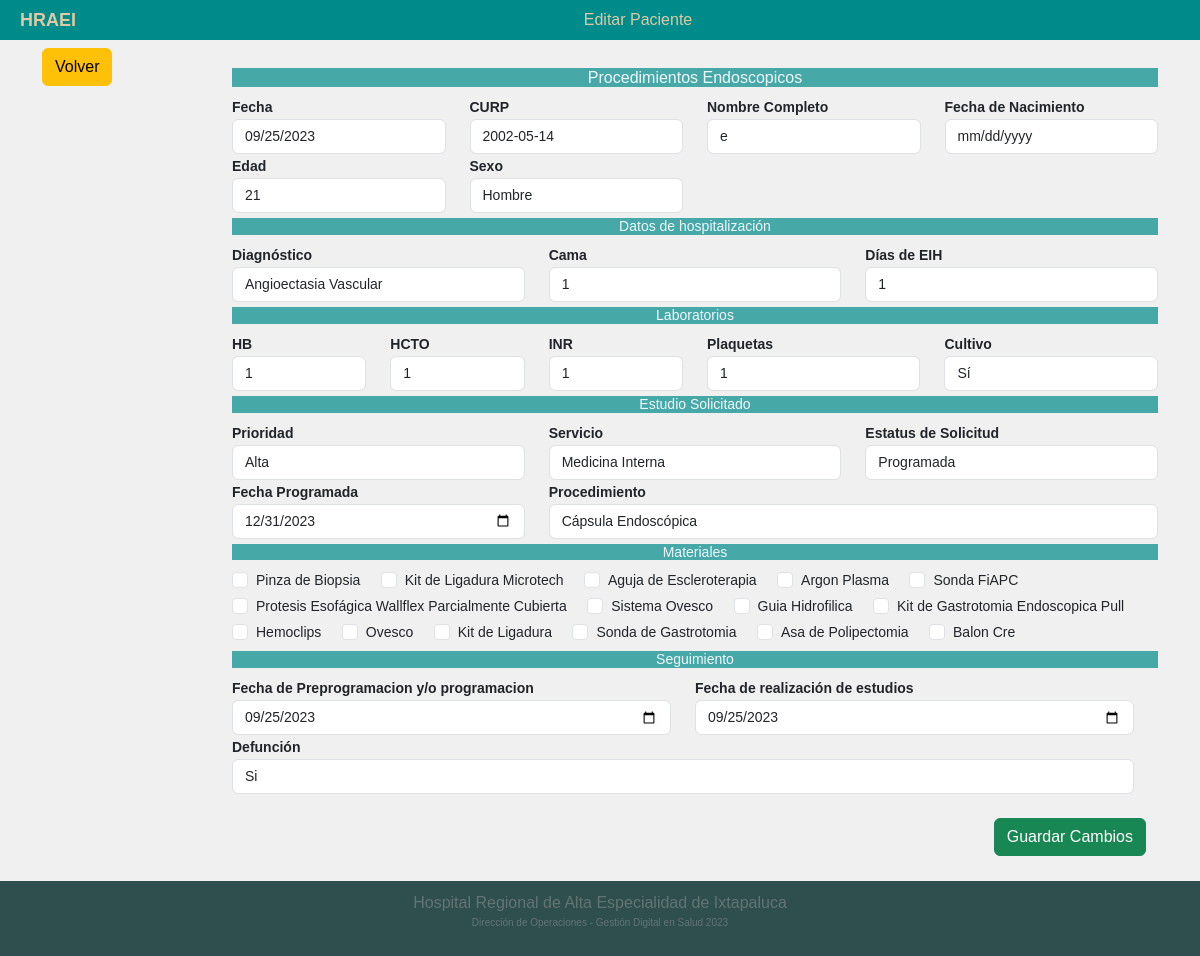
Page /endoscopia/editar_endoscopia.php?id=1 on the committed database.
### tables this page shows
CREATE TABLE `pacientes` (
  `id_paciente` int(11) NOT NULL,
  `fecha_registro` date DEFAULT NULL,
  `nombre_paciente` varchar(50) DEFAULT NULL,
  `curp` varchar(20) NOT NULL,
  `fecha_nacimiento` date NOT NULL,
  `edad` int(11) DEFAULT NULL,
  `sexo` varchar(10) DEFAULT NULL
);

CREATE TABLE `hospitalizacion` (
  `diagnostico` varchar(100) NOT NULL,
  `cama` int(11) NOT NULL,
  `dias_eih` int(11) NOT NULL,
  `id_paciente` int(11) NOT NULL
);

CREATE TABLE `laboratorio` (
  `hb` int(11) NOT NULL,
  `hcto` int(11) NOT NULL,
  `plaquetas` int(11) NOT NULL,
  `inr` int(11) NOT NULL,
  `cultivo` varchar(5) NOT NULL,
  `id_paciente` int(11) NOT NULL
);

CREATE TABLE `estudios` (
  `procedimiento` varchar(100) NOT NULL,
  `prioridad` varchar(20) NOT NULL,
  `medico_endo` varchar(50) NOT NULL,
  `estatus_solicitud` varchar(20) NOT NULL,
  `fecha_programada` date NOT NULL,
  `id_paciente` int(11) NOT NULL
);

CREATE TABLE `materiales` (
  `Pinza_Biopsia` tinyint(1) NOT NULL,
  `Kit_Ligadura_microtech` tinyint(1) NOT NULL,
  `Aguja_Escleroterapia` tinyint(1) NOT NULL,
  `Argon_Plasma` tinyint(1) NOT NULL,
  `Sonda_FiAPC` tinyint(1) NOT NULL,
  `Protesis_Esofagica_Wallflex` tinyint(1) NOT NULL,
  `Sistema_Ovesco` tinyint(1) NOT NULL,
  `Guia_Hidrofilica` tinyint(1) NOT NULL,
  `Kit_Gastrotomia_Endoscopica_Pull` tinyint(1) NOT NULL,
  `Hemoclips` tinyint(1) NOT NULL,
  `Ovesco` tinyint(1) NOT NULL,
  `Kit_Ligadura` tinyint(1) NOT NULL,
  `Sonda_de_Gastrotomia` tinyint(1) NOT NULL,
  `Asa_de_Polipectomia` tinyint(1) NOT NULL,
  `Balon_Cre` tinyint(1) NOT NULL,
  `id_paciente` int(11) NOT NULL
);

CREATE TABLE `seguimiento` (
  `fecha_pre_programada` date NOT NULL,
  `fecha_estudio` date NOT NULL,
  `defuncion` varchar(7) NOT NULL,
  `id_paciente` int(11) NOT NULL
);

### endoscopia/editar_endoscopia.php (the view, shortened to what the rows shown need)
<?php
    include('php/edit.php');
?>
<!DOCTYPE html>
<html lang="en">
<head>
    <link href="https://cdn.jsdelivr.net/npm/bootstrap@5.3.1/dist/css/bootstrap.min.css" rel="stylesheet">
    <link rel="stylesheet" href="https://cdn.jsdelivr.net/npm/bootstrap-icons@1.10.5/font/bootstrap-icons.css">
    <link rel="stylesheet" href="css/style.css">
</head>
<body>
    <br><br>
    <form id="edit_endoscopia">
        <div class="container"  width="100%" height="800px" style="margin-bottom: 100px;">
            <div class="row">
                <div class="col col-10">
            <div class="row">
                <div class="col-md-3">
                    <strong style="font-size:14px;">Fecha</strong>
                    <input type="date" id="fecha_registro" name="fecha_registro" class="form-control" value="<?php echo $fecha_registro; ?>" style="font-size:14px;" readonly>
                </div>
                <div class="col-md-3" id="idcurp">
                    <strong style="font-size:14px;">CURP</strong>
                    <input type="text" class="form-control" id="curp" name="curp" placeholder="CURP" value="<?php echo $curp; ?>" style="font-size:14px;">
                </div>
                <div class="col-md-3" id="idnombre_paciente">
                    <strong style="font-size:14px;">Nombre Completo</strong>
                    <input id="nombre_paciente" name="nombre_paciente" type="text" class="control form-control" style="font-size:14px;" required value="<?php echo $nombre_paciente; ?>">
                </div>
                <div class="col-md-3">
                    <strong style="font-size:14px;">Fecha de Nacimiento</strong>
                    <input id="fecha" name="fecha" type="date"  onblur="curp2date();" class="control form-control" style="font-size:14px;" readonly value="<?php echo $fecha; ?>">
                </div>
                <div class="col-md-3">
                    <strong style="font-size:14px;">Edad</strong>
                    <input id="edad" name="edad" type="text" class="control form-control" style="font-size:14px;" readonly value="<?php echo $edad; ?>">
                </div>
                <div class="col-md-3">
                    <strong style="font-size:14px;">Sexo</strong>
                    <input type="text" class="control form-control" id="sexo" onclick="curp2date();" name="sexo" style="font-size:14px;" readonly value="<?php echo $sexo; ?>">
                </div>
            </div>
            <div class="row">
                <div class="col-md-4">
                    <strong style="font-size:14px;">Diagnóstico</strong>
                    <select name="diagnostico" id="diagnostico" class="form-control" style="font-size:14px;">
                        <option value="Angioectasia Vascular"<?php if ($diagnostico == 'Angioectasia Vascular') echo 'selected'; ?>>Angioectasia Vascular</option>
                    </select>
                </div>
                <div class="col-md-4">
                    <strong style="font-size:14px;">Cama</strong>
                    <input type="number" name="cama" id="cama" class="form-control" style="font-size:14px;" value="<?php echo $cama; ?>">
                </div>
                <div class="col-md-4">
                    <strong style="font-size:14px;">Días de EIH</strong>
                    <input type="number" name="dias_eih" id="dias_eih" class="form-control" style="font-size:14px;" value="<?php echo $dias_eih; ?>">
                </div>
            </div>
            <div class="row">
                <div class="col-md-2">
                    <strong style="font-size:14px;">HB</strong>
                    <input type="number" name="hb" id="hb" class="form-control" style="font-size:14px;" value="<?php echo $hb; ?>">
                </div>
                <div class="col-md-2">
                    <strong style="font-size:14px;">HCTO</strong>
                    <input type="number" name="hcto" id="hcto" class="form-control" style="font-size:14px;" value="<?php echo $hcto; ?>">
                </div>
                <div class="col-md-2">
                    <strong style="font-size:14px;">INR</strong>
                    <input type="number" name="inr" id="inr" class="form-control" style="font-size:14px;" value="<?php echo $inr; ?>">
                </div>
                <div class="col-md-3">
                    <strong style="font-size:14px;" >Plaquetas</strong>
                    <input type="number" name="plaquetas" id="plaquetas" class="form-control" style="font-size:14px;" value="<?php echo $plaquetas; ?>">
                </div>
                <div class="col-md-3">
                    <strong style="font-size:14px;">Cultivo</strong>
                    <select name="cultivo" id="cultivo" class="form-control" style="font-size:14px;">
                        <option value="Si"<?php if ($cultivo == 'Si') echo 'selected'; ?>>Sí</option>
                    </select>
                </div>
            </div>
            <div class="row">
                <div class="col-md-4">
                    <strong style="font-size:14px;">Prioridad</strong>
                    <select name="prioridad" id="prioridad" class="form-control" style="font-size:14px;">
                        <option value="Alta"<?php if ($prioridad == 'Alta') echo 'selected'; ?>>Alta</option>
                    </select>
                </div>
                <div class="col-md-4">
                    <strong style="font-size:14px;">Servicio</strong>
                    <select name="medico_endo" id="medico_endo" class="form-control" style="font-size:14px;">
                        <option value="Medicina interna"<?php if ($medico_endo == 'Medicina interna') echo 'selected'; ?>>Medicina Interna</option>
                    </select>
                </div>
                <div class="col-md-4">
                    <strong style="font-size:14px;">Estatus de Solicitud</strong>
                    <select name="estatus_solicitud" id="estatus_solicitud" class="form-control" style="font-size:14px;">
                        <option value="Programada"<?php if ($estatus_solicitud == 'Programada') echo 'selected'; ?>>Programada</option>
                    </select>
                </div>
                <div class="col-md-4">
                    <strong style="font-size:14px;">Fecha Programada</strong>
                    <input type="date" name="fecha_programada" id="fecha_programada" class="form-control" style="font-size:14px;" value="<?php echo $fecha_programada; ?>">
                </div>
                <div class="col-md-8">
                    <strong style="font-size:14px;">Procedimiento</strong>
                    <select name="procedimiento_realizado" id="procedimiento_realizado" class="form-control" style="font-size:14px;">
                        <option value="Cápsula Endoscópica"<?php if ($procedimiento == 'Cápsula Endoscópica') echo 'selected'; ?>>Cápsula Endoscópica</option>
                    </select>
                </div>
                <div class="col-md-12">
                    <div class="form-check form-check-inline">
                        <input class="form-check-input" type="checkbox" id="Pinza_Biopsia" name="Pinza_Biopsia" value="Pinza_Biopsia"<?php if ($Pinza_Biopsia == 1) echo "checked"; ?>>
                        <label class="form-check-label" for="Pinza_Biopsia" style="font-size:14px;">Pinza de Biopsia</label>
                    </div>
                    <div class="form-check form-check-inline">
                        <input class="form-check-input" type="checkbox" id="Kit_Ligadura_micro" name="Kit_Ligadura_micro" value="Kit_Ligadura_micro"<?php if ($Kit_Ligadura_microtech == 1) echo "checked"; ?>>
                        <label class="form-check-label" for="Kit_Ligadura_micro" style="font-size:14px;">Kit de Ligadura Microtech</label>
                    </div>
                    <div class="form-check form-check-inline">
                        <input class="form-check-input" type="checkbox" id="Aguja_Escleroterapia" name="Aguja_Escleroterapia" value="Aguja_Escleroterapia"<?php if ($Aguja_Escleroterapia == 1) echo "checked"; ?>>
                        <label class="form-check-label" for="Aguja_Escleroterapia" style="font-size:14px;">Aguja de Escleroterapia</label>
                    </div>
                    <div class="form-check form-check-inline">
                        <input class="form-check-input" type="checkbox" id="Argon_Plasma" name="Argon_Plasma" value="Argon_Plasma"<?php if ($Argon_Plasma == 1) echo "checked"; ?>>
                        <label class="form-check-label" for="Argon_Plasma" style="font-size:14px;">Argon Plasma</label>
                    </div>
                    <div class="form-check form-check-inline">
                        <input class="form-check-input" type="checkbox" id="Sonda_FiAPC" name="Sonda_FiAPC" value="Sonda_FiAPC"<?php if ($Sonda_FiAPC == 1) echo "checked"; ?>>
                        <label class="form-check-label" for="Sonda_FiAPC" style="font-size:14px;">Sonda FiAPC</label>
                    </div>
                    <div class="form-check form-check-inline">
                        <input class="form-check-input" type="checkbox" id="Protesis_Esofagica_Wallflex" name="Protesis_Esofagica_Wallflex" value="Protesis_Esofagica_Wallflex"<?php if ($Protesis_Esofagica_Wallflex == 1) echo "checked"; ?>>
                        <label class="form-check-label" for="Protesis_Esofagica_Wallflex" style="font-size:14px;">Protesis Esofágica Wallflex Parcialmente Cubierta</label>
                    </div>
                    <div class="form-check form-check-inline">
                        <input class="form-check-input" type="checkbox" id="Sistema_Ovesco" name="Sistema_Ovesco" value="Sistema_Ovesco"<?php if ($Sistema_Ovesco == 1) echo "checked"; ?>>
                        <label class="form-check-label" for="Sistema_Ovesco" style="font-size:14px;">Sistema Ovesco</label>
                    </div>
                    <div class="form-check form-check-inline">
                        <input class="form-check-input" type="checkbox" id="Guia_Hidrofilica" name="Guia_Hidrofilica" value="Guia_Hidrofilica"<?php if ($Guia_Hidrofilica == 1) echo "checked"; ?>>
                        <label class="form-check-label" for="Guia_Hidrofilica" style="font-size:14px;">Guia Hidrofilica</label>
                    </div>
                    <div class="form-check form-check-inline">
                        <input class="form-check-input" type="checkbox" id="Kit_Gastrotomia_Endoscopica_Pull" name="Kit_Gastrotomia_Endoscopica_Pull" value="Kit_Gastrotomia_Endoscopica_Pull"<?php if ($Kit_Gastrotomia_Endoscopica_Pull == 1) echo "checked"; ?>>
                        <label class="form-check-label" for="Kit_Gastrotomia_Endoscopica_Pull" style="font-size:14px;">Kit de Gastrotomia Endoscopica Pull</label>
                    </div>
                    <div class="form-check form-check-inline">
                        <input class="form-check-input" type="checkbox" id="Hemoclips" name="Hemoclips" value="Hemoclips"<?php if ($Hemoclips == 1) echo "checked"; ?>>
                        <label class="form-check-label" for="Hemoclips" style="font-size:14px;">Hemoclips</label>
                    </div>
                    <div class="form-check form-check-inline">
                        <input class="form-check-input" type="checkbox" id="Ovesco" name="Ovesco" value="Ovesco"<?php if ($Ovesco == 1) echo "checked"; ?>>
                        <label class="form-check-label" for="Ovesco" style="font-size:14px;">Ovesco</label>
                    </div>
                    <div class="form-check form-check-inline">
                        <input class="form-check-input" type="checkbox" id="Kit_Ligadura" name="Kit_Ligadura" value="Kit_Ligadura"<?php if ($Kit_Ligadura == 1) echo "checked"; ?>>
                        <label class="form-check-label" for="Kit_Ligadura" style="font-size:14px;">Kit de Ligadura</label>
                    </div>
                    <div class="form-check form-check-inline">
                        <input class="form-check-input" type="checkbox" id="Sonda_de_Gastrotomia" name="Sonda_de_Gastrotomia" value="Sonda_de_Gastrotomia"<?php if ($Sonda_de_Gastrotomia == 1) echo "checked"; ?>>
                        <label class="form-check-label" for="Sonda_de_Gastrotomia" style="font-size:14px;">Sonda de Gastrotomia</label>
                    </div>
                    <div class="form-check form-check-inline">
                        <input class="form-check-input" type="checkbox" id="Asa_de_Polipectomia" name="Asa_de_Polipectomia" value="Asa_de_Polipectomia"<?php if ($Asa_de_Polipectomia == 1) echo "checked"; ?>>
                        <label class="form-check-label" for="Asa_de_Polipectomia" style="font-size:14px;">Asa de Polipectomia</label>
                    </div>
                    <div class="form-check form-check-inline">
                        <input class="form-check-input" type="checkbox" id="Balon_Cre" name="Balon_Cre" value="Balon_Cre"<?php if ($Balon_Cre == 1) echo "checked"; ?>>
                        <label class="form-check-label" for="Balon_Cre" style="font-size:14px;">Balon Cre</label>
                    </div>
                </div>
                    <div class="row">
                        <div class="col-md-12">
                            <strong style="font-size:14px;">Defunción</strong>
                            <select name="defuncion" id="defuncion" class="form-control" style="font-size:14px;">
                                <option value="Si"<?php if ($defuncion == 'Si') echo 'selected'; ?>>Si</option>
                            </select>
                        </div>
                    </div>
</div>
<br>
                </div>
            </div>
        </div>
    </form>
</body>
</html>

### rows in the picture
pacientes: fecha_registro "09/25/2023", curp "2002-05-14", nombre_paciente "e", edad "21", sexo "Hombre", cama "1", dias_eih "1", hb "1", hcto "1", inr "1", plaquetas "1", fecha_programada "12/31/2023"
hospitalizacion: diagnostico "Angioectasia Vascular"
laboratorio: cultivo "Sí"
estudios: prioridad "Alta", medico_endo "Medicina Interna", estatus_solicitud "Programada", procedimiento_realizado "Cápsula Endoscópica"
seguimiento: defuncion "Si"
